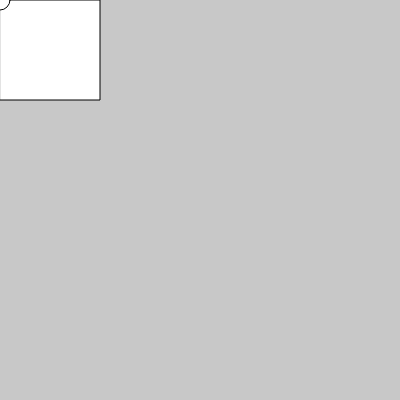
Frame 1 (no input)
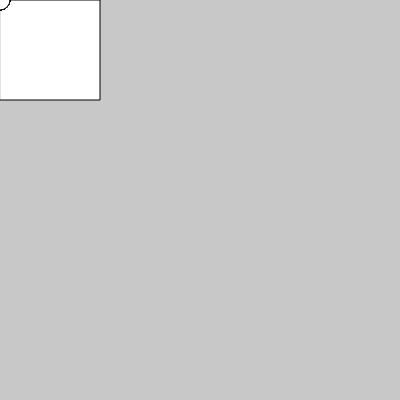
Frame 60 (no input)
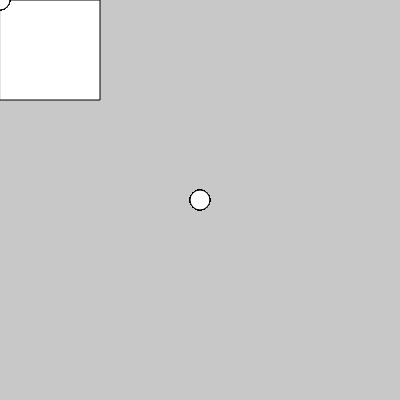
Frame 120 (the mouse pressed at the canvas centre since frame 60)

The p5.js sketch that drew these frames (run headless with seeded random() and noise() and a simulated clock; from frame 60 on, the mouse is pressed at the canvas centre):

// p5.js sketch
// ── sketch.js
function createBox(x, y, size, colour) {
  color(colour)
  square(x, y, size)
  
}

function setup() {

  createCanvas(400,400);
  background(200);

  createBox(mouseX,mouseY,100,'blue');


}

function draw() {
  ellipse(mouseX, mouseY, 20, 20);

  console.log(mouseX + " " + mouseY)

}


function clickInteract(mouseX, mouseY, buttonTopLeft, buttonTopRight){

}
